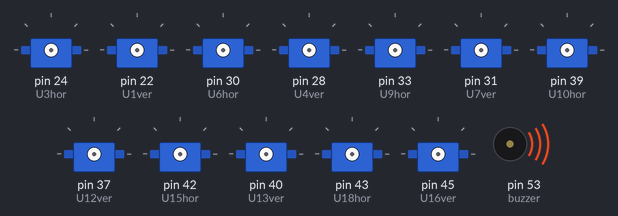
Bench run of a sketch on a simulated Arduino Mega 2560, built with avr-gcc and run on an emulated ATmega2560. On the bench: 12 × servo, buzzer (waves = sounding).

Above: at 0.1 s.
At 0.8 s:
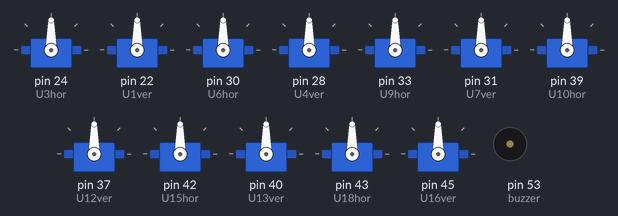
Timing chart, 0 to 2.3 s (numbered marks = the images above):
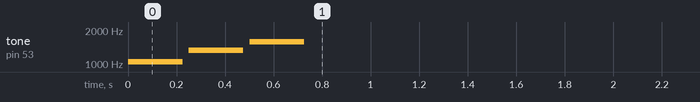

The sketch:

forwardV2.ino
```cpp
// Arachnida Mark 1.0
// Chalmers Phua
#include <Servo.h>

Servo U3hor;
Servo U1ver;
Servo U6hor;
Servo U4ver;
Servo U9hor;
Servo U7ver;
Servo U10hor;
Servo U12ver;
Servo U15hor;
Servo U13ver;
Servo U18hor;
Servo U16ver;

int def_deg = 90;
int max_deg_hor = 110;
int min_deg_hor = 70;
int max_deg_ver = 140;
int min_deg_ver = 40;
double servoSpeed = 500;
int progress = 0;
int state = 2;

void setup() {
  int tempo = 120;
  int buzzer = 53;
  int melody[] = {1047, 8, 1319, 8, 1568, 8};
  int notes = sizeof(melody)/sizeof(melody[0])/2;
  int wholenote = (60000*4)/tempo;
  int divider = 0;
  int noteDuration = 0;
  for (int thisNote = 0; thisNote < notes*2; thisNote = thisNote+2) {
    divider = melody[thisNote+1];
    if (divider > 0) {
      noteDuration = (wholenote)/divider;
    } else if (divider < 0) {
      noteDuration = (wholenote)/abs(divider);
      noteDuration *= 1.5;
    }
    tone(buzzer, melody[thisNote], noteDuration*0.9);
    delay(noteDuration);
    noTone(buzzer);
  }

  U3hor.attach(24);
  U1ver.attach(22);
  U6hor.attach(30);
  U4ver.attach(28);
  U9hor.attach(33);
  U7ver.attach(31);
  U10hor.attach(39);
  U12ver.attach(37);
  U15hor.attach(42);
  U13ver.attach(40);
  U18hor.attach(43);
  U16ver.attach(45);
}

void loop() {
  if (state == 1) {
    progress += 2;
    if (progress <= servoSpeed) {
      defMin(progress, U3hor, U1ver, min_deg_hor, def_deg);
      defDef(progress, U6hor, U4ver, max_deg_hor, def_deg);
      defMin(progress, U9hor, U7ver, min_deg_hor, def_deg);
      defDef(progress, U10hor, U12ver, min_deg_hor, def_deg);
      defMin(progress, U15hor, U13ver, max_deg_hor, def_deg);
      defDef(progress, U18hor, U16ver, min_deg_hor, def_deg);
    } else {
      state = 2;
      progress = 0;
    }
  } else if (state == 2) {
    progress += 2;
    if (progress <= servoSpeed) {
      maxDef(progress, U3hor, U1ver, def_deg, min_deg_ver);
      minDef(progress, U6hor, U4ver, def_deg, def_deg);
      maxDef(progress, U9hor, U7ver, def_deg, min_deg_ver);
      maxDef(progress, U10hor, U12ver, def_deg, def_deg);
      minDef(progress, U15hor, U13ver, def_deg, min_deg_ver);
      maxDef(progress, U18hor, U16ver, def_deg, def_deg);
    } else {
      state = 3;
      progress = 0;
    }
  } else if (state == 3) {
    progress += 2;
    if (progress <= servoSpeed) {
      defDef(progress, U3hor, U1ver, max_deg_hor, def_deg);
      defMin(progress, U6hor, U4ver, min_deg_hor, def_deg);
      defDef(progress, U9hor, U7ver, max_deg_hor, def_deg);
      defMin(progress, U10hor, U12ver, max_deg_hor, def_deg);
      defDef(progress, U15hor, U13ver, min_deg_hor, def_deg);
      defMin(progress, U18hor, U16ver, max_deg_hor, def_deg);
    } else {
      state = 4;
      progress = 0;
    }
  } else {
    progress += 2;
    if (progress <= servoSpeed) {
      minDef(progress, U3hor, U1ver, def_deg, def_deg);
      maxDef(progress, U6hor, U4ver, def_deg, min_deg_ver);
      minDef(progress, U9hor, U7ver, def_deg, def_deg);
      minDef(progress, U10hor, U12ver, def_deg, min_deg_ver);
      maxDef(progress, U15hor, U13ver, def_deg, def_deg);
      minDef(progress, U18hor, U16ver, def_deg, min_deg_ver);
    } else {
      state = 1;
      progress = 0;
    }
  }
}

// Motion States //
void defDef(int progress, Servo hor, Servo ver, int start_deg_hor, int start_deg_ver) {
  long horAngle = map(progress, 0, servoSpeed, start_deg_hor, def_deg);
  long verAngle = map(progress, 0, servoSpeed, start_deg_ver, def_deg);
  hor.write(horAngle);
  ver.write(verAngle);
}

void defMin(int progress, Servo hor, Servo ver, int start_deg_hor, int start_deg_ver) {
  long horAngle = map(progress, 0, servoSpeed, start_deg_hor, def_deg);
  long verAngle = map(progress, 0, servoSpeed, start_deg_ver, min_deg_ver);
  hor.write(horAngle);
  ver.write(verAngle);
}

void minDef(int progress, Servo hor, Servo ver, int start_deg_hor, int start_deg_ver) {
  long horAngle = map(progress, 0, servoSpeed, start_deg_hor, min_deg_hor);
  long verAngle = map(progress, 0, servoSpeed, start_deg_ver, def_deg);
  hor.write(horAngle);
  ver.write(verAngle);
}

void maxDef(int progress, Servo hor, Servo ver, int start_deg_hor, int start_deg_ver) {
  long horAngle = map(progress, 0, servoSpeed, start_deg_hor, max_deg_hor);
  long verAngle = map(progress, 0, servoSpeed, start_deg_ver, def_deg);
  hor.write(horAngle);
  ver.write(verAngle);
}
```
